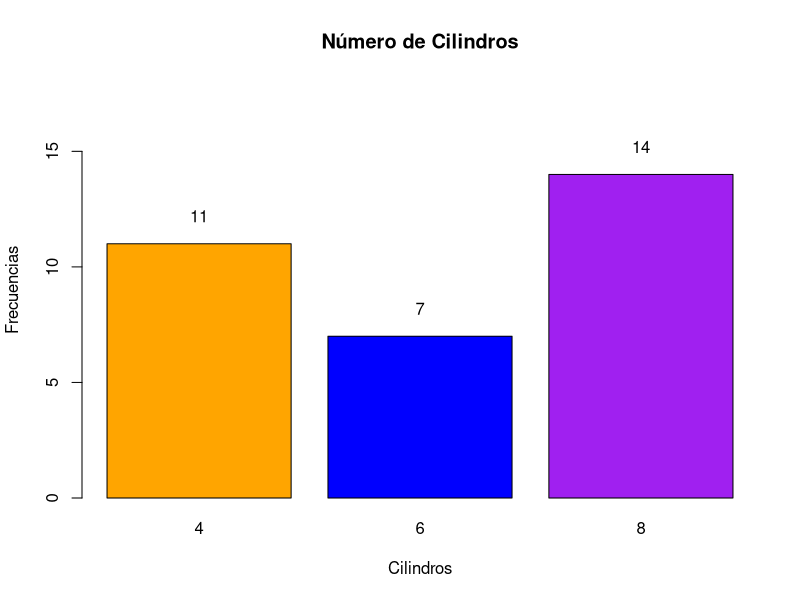
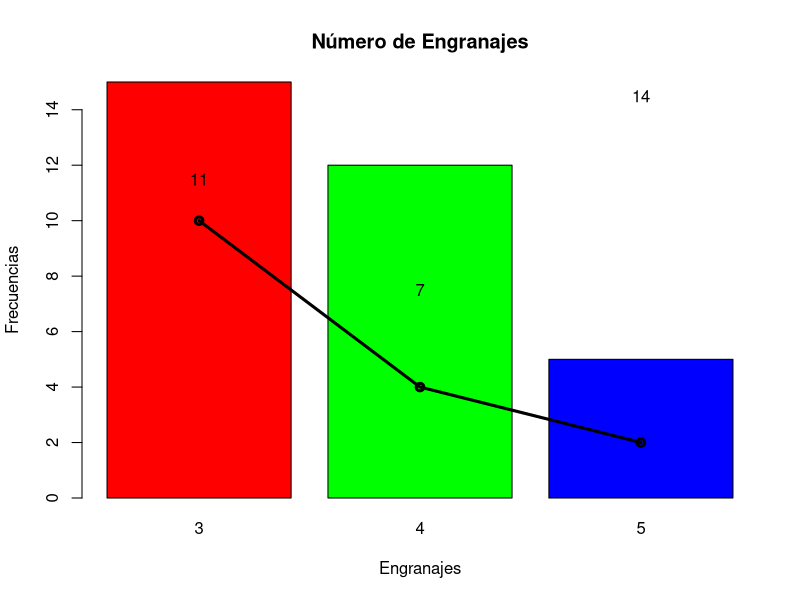
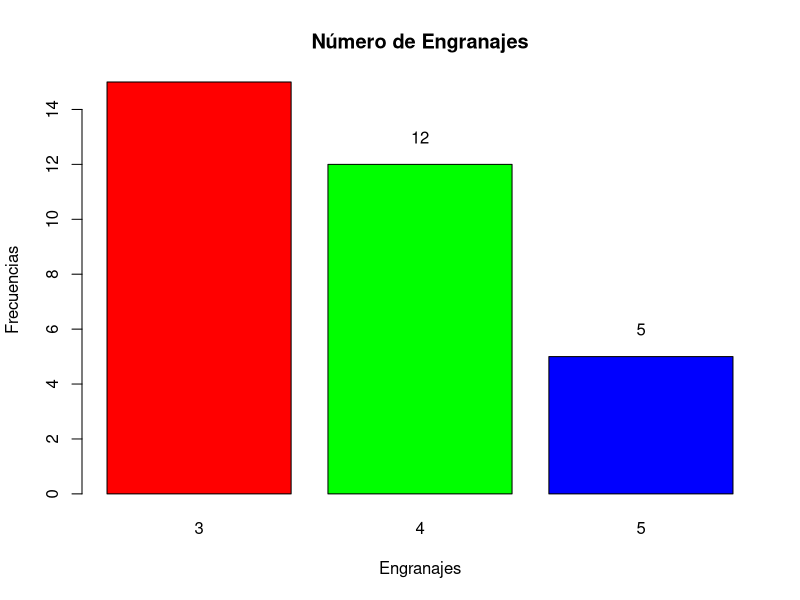
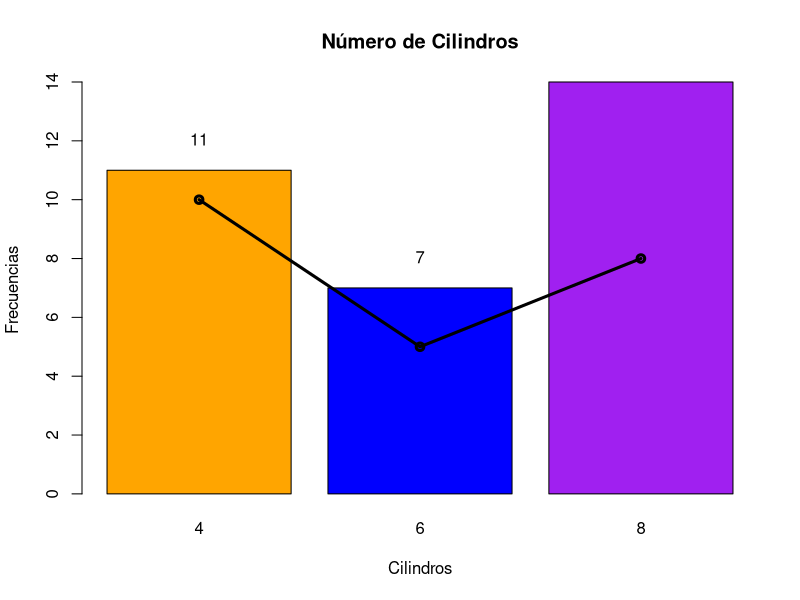
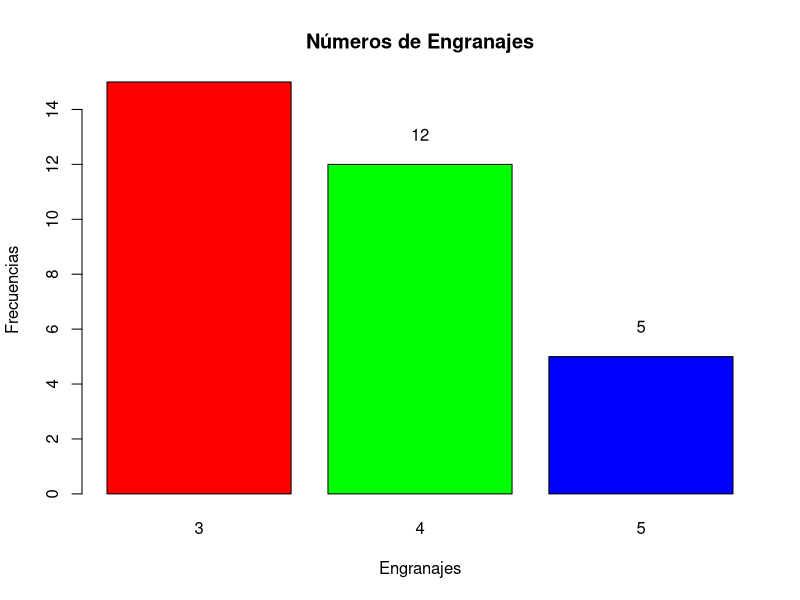

Reproduce these figures in R, in order.
data(mtcars)

x <- table(mtcars$cyl)

x

y <- table(mtcars$gear)

y

colores_001 <- c("orange","blue","purple")

 barras_002 <- barplot(x,xlab="Cilindros",ylab="Frecuencias",col=colores_001,main="Número de Cilindros",ylim = c(0,18))

text(barras_002,x +0.5,labels = x,pos = 3)
 
 
 barras_001 <- barplot(y,xlab="Engranajes",ylab="Frecuencias",col=rainbow(3),main="Número de Engranajes",ylim = c(0,15))

text(barras_001,x + 0.5 ,labels=x)

lines(barras_001,c(10,4,2),type="o",lwd=3)


barras_001 <- barplot(y, xlab = "Engranajes", ylab = "Frecuencias", col = rainbow(3), main = "Número de Engranajes")
text(barras_001, y + 0.4, labels = y, pos = 3)





data(mtcars)

x <- table(mtcars$cyl)

colores_001 <- c("orange","blue","purple")

barras_001 <- barplot(x,xlab="Cilindros",ylab="Frecuencias",main="Número de Cilindros",col=colores_001)


lines(barras_001,c(10,5,8),type="o",lwd=3)

text(barras_001,x + 0.5,labels = x,pos = 3)



barras_002 <- barplot(y,xlab="Engranajes",ylab="Frecuencias",col=rainbow(3),main = "Números de Engranajes")

text(barras_002,y + 0.5,labels = y,pos = 3)








